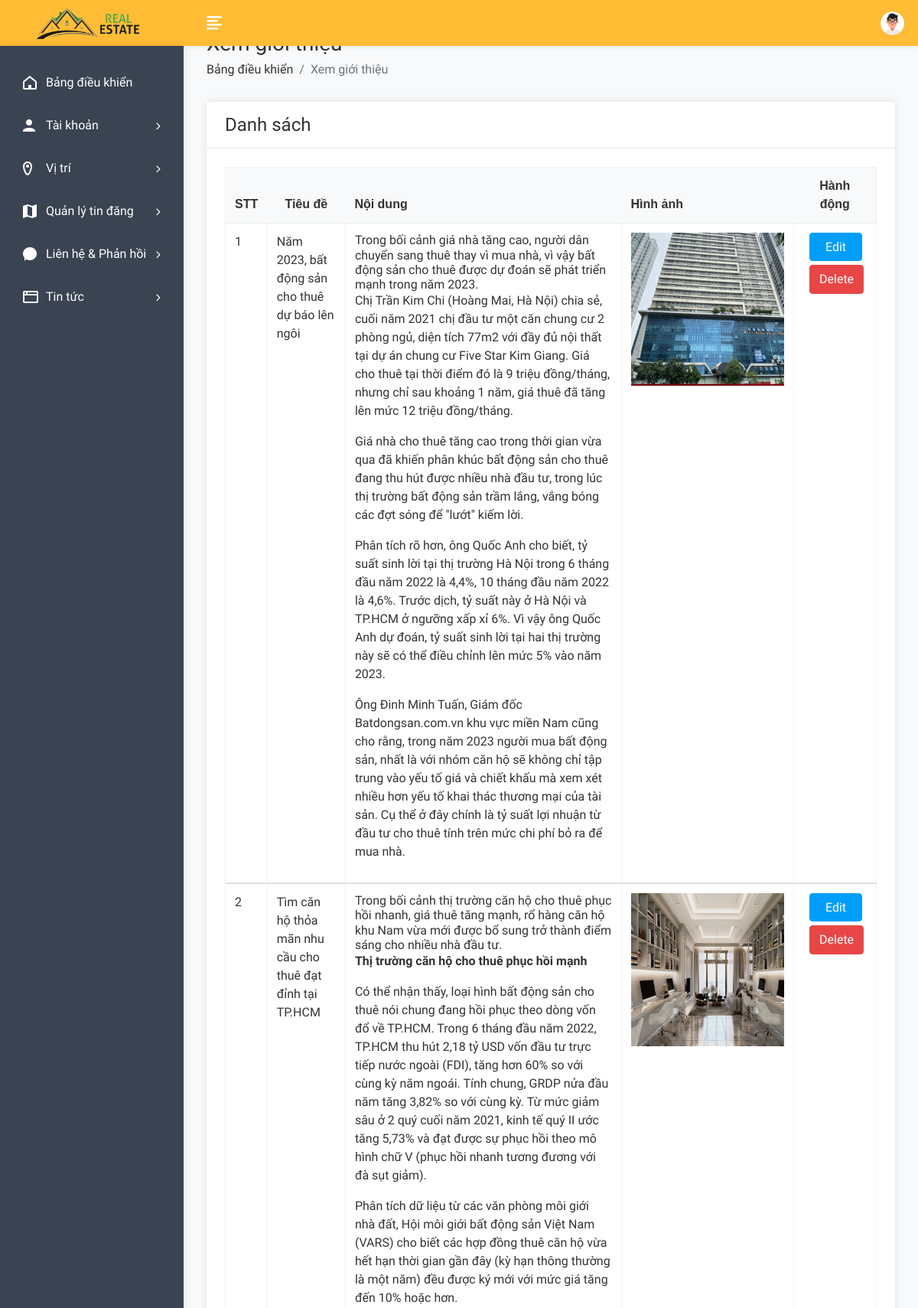
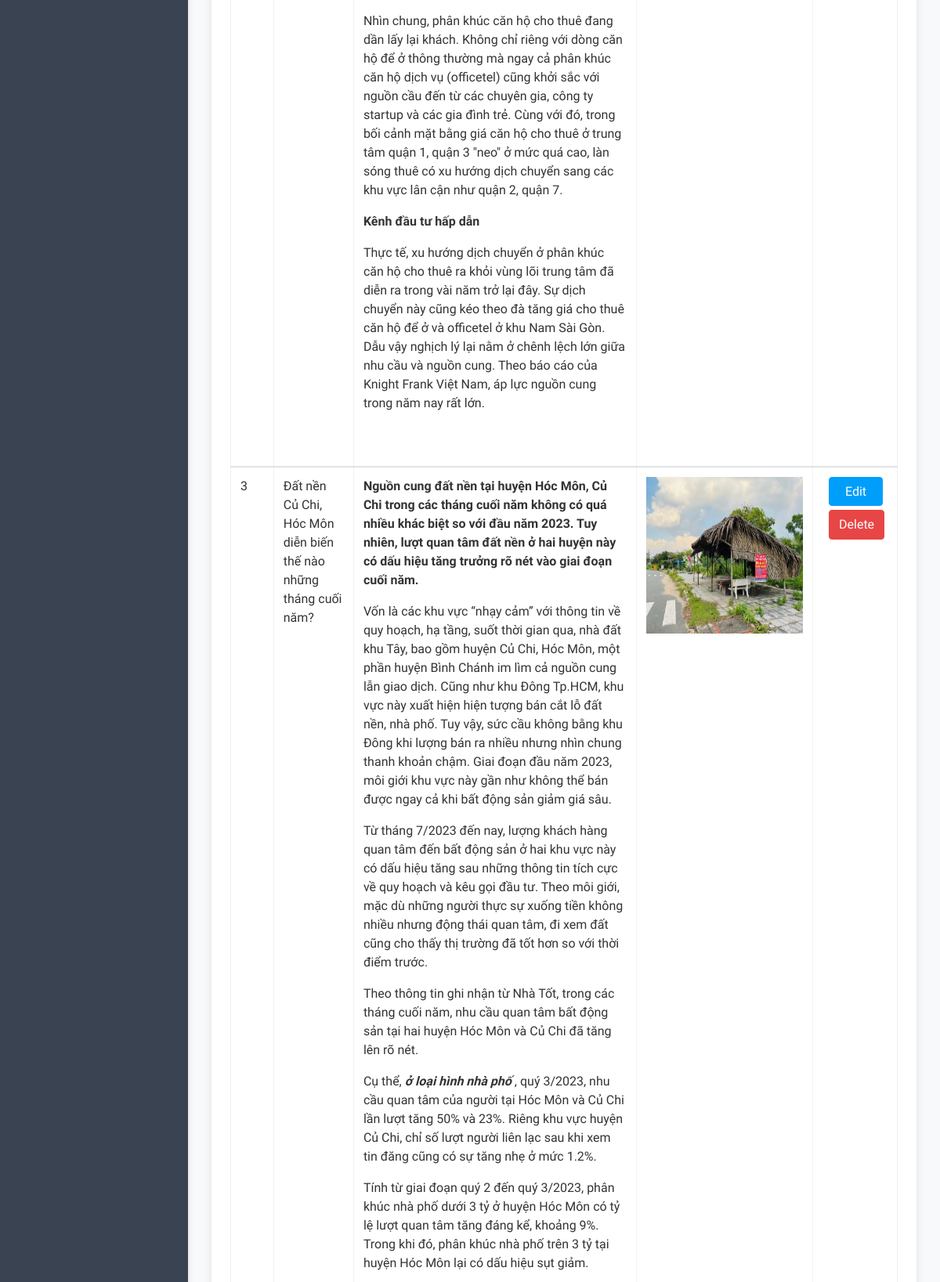
Screenshot of /admin/aboutview.php (signed in, upper part) with the database file from the repository (2 pictures, top to bottom).
### tables this page shows
CREATE TABLE `about` (
  `id` int(10) NOT NULL,
  `title` varchar(100) NOT NULL,
  `content` longtext NOT NULL,
  `image` varchar(300) NOT NULL
);

### admin/aboutview.php (the view, shortened to what this page needs)
<!DOCTYPE html>
<html lang="en">
<head>
        <link rel="stylesheet" href="assets/css/bootstrap.min.css">
        <link rel="stylesheet" href="assets/css/font-awesome.min.css">
        <link rel="stylesheet" href="assets/css/feathericon.min.css">
        <link rel="stylesheet" href="assets/css/style.css">
    </head>
    <body>
				<?php include("header.php"); ?>
            <div class="page-wrapper">
                <div class="content container-fluid">
					<div class="page-header">
						<div class="row">
							<div class="col">
								<h3 class="page-title">Xem giới thiệu</h3>
								<ul class="breadcrumb">
									<li class="breadcrumb-item"><a href="dashboard.php">Bảng điều khiển</a></li>
									<li class="breadcrumb-item active">Xem giới thiệu</li>
								</ul>
							</div>
						</div>
					</div>
					<div class="row">
						<div class="col-sm-12">
							<div class="card">
								<div class="card-header">
									<h4 class="card-title">Danh sách</h4>
								</div>
								<div class="card-body">
									<div class="table-responsive">
										<table class="table table-stripped table-bordered table-hover">
											<thead>
												<tr class="" style="font-family: sans-serif;">
													<th>STT</th>
													<th class="text-center">Tiêu đề</th>
													<th>Nội dung</th>
													<th>Hình ảnh</th>
													<th class="text-center">Hành động</th>
												</tr>
											</thead>
											<?php
													$query=mysqli_query($con,"select * from about");
													$cnt=1;
													while($row=mysqli_fetch_row($query))
														{
											?>
											<tbody>
												<tr>
													<td><?php echo $cnt; ?></td>
													<td><?php echo $row['1']; ?></td>
													<td><?php echo $row['2']; ?></td>
													<td><img src="upload/<?php echo $row['3']; ?>" height="200px" width="200px"></td>
													<td><a href="aboutedit.php?id=<?php echo $row['0']; ?>"><button class="btn btn-info" style="width: 69px; height: 37px; margin-left: 8px;">Edit</button></a>
													<a href="aboutdelete.php?id=<?php echo $row['0']; ?>"><input type="submit" value="Delete" class="btn btn-danger" style="margin-top: 5px; margin-left: 8px;" onclick="return confirm('Bạn chắc chắn muốn xóa nội dung này?');" name="delete"></a></td>
												</tr>
											</tbody>
												<?php
												$cnt=$cnt+1;
												}
												?>
										</table>
									</div>
								</div>
							</div>
						</div>
					</div>
				</div>
			</div>
    </body>
</html>

### rows the page displays
about: title "Năm 2023, bất động sản cho thuê dự báo lên ngôi", content "Trong bối cảnh giá nhà tăng cao, người dân chuyển sang thuê thay vì mua nhà, vì vậy bất động sản cho thuê được dự đoán sẽ phát triển mạnh trong năm 2023. Chị Trần Kim Chi (Hoàng Mai, Hà Nội) chia sẻ, cuối năm 2021 chị đầu tư một căn chung cư 2 phòng ngủ, diện tích 77m2 với đầy đủ nội thất tại dự án chung cư Five Star Kim Giang. Giá cho thuê tại thời điểm đó là 9 triệu đồng/tháng, nhưng chỉ sau khoảng 1 năm, giá thuê đã tăng lên mức 12 triệu đồng/tháng. Giá nhà cho thuê tăng cao trong thời gian vừa qua đã khiến phân khúc bất động sản cho thuê đang thu hút được nhiều nhà đầu tư, trong lúc thị trường bất động sản trầm lắng, vắng bóng các đợt sóng để \"lướt\" kiếm lời. Phân tích rõ hơn, ông Quốc…", image (picture)
about: title "Tìm căn hộ thỏa mãn nhu cầu cho thuê đạt đỉnh tại TP.HCM", content "Trong bối cảnh thị trường căn hộ cho thuê phục hồi nhanh, giá thuê tăng mạnh, rổ hàng căn hộ khu Nam vừa mới được bổ sung trở thành điểm sáng cho nhiều nhà đầu tư. Thị trường căn hộ cho thuê phục hồi mạnh Có thể nhận thấy, loại hình bất động sản cho thuê nói chung đang hồi phục theo dòng vốn đổ về TP.HCM. Trong 6 tháng đầu năm 2022, TP.HCM thu hút 2,18 tỷ USD vốn đầu tư trực tiếp nước ngoài (FDI), tăng hơn 60% so với cùng kỳ năm ngoái. Tính chung, GRDP nửa đầu năm tăng 3,82% so với cùng kỳ. Từ mức giảm sâu ở 2 quý cuối năm 2021, kinh tế quý II ước tăng 5,73% và đạt được sự phục hồi theo mô hình chữ V (phục hồi nhanh tương đương với đà sụt giảm). Phân tích dữ liệu từ các văn phòng môi giới…", image (picture)
about: title "Đất nền Củ Chi, Hóc Môn diễn biến thế nào những tháng cuối năm?", content "Nguồn cung đất nền tại huyện Hóc Môn, Củ Chi trong các tháng cuối năm không có quá nhiều khác biệt so với đầu năm 2023. Tuy nhiên, lượt quan tâm đất nền ở hai huyện này có dấu hiệu tăng trưởng rõ nét vào giai đoạn cuối năm. Vốn là các khu vực “nhạy cảm” với thông tin về quy hoạch, hạ tầng, suốt thời gian qua, nhà đất khu Tây, bao gồm huyện Củ Chi, Hóc Môn, một phần huyện Bình Chánh im lìm cả nguồn cung lẫn giao dịch. Cũng như khu Đông Tp.HCM, khu vực này xuất hiện hiện tượng bán cắt lỗ đất nền, nhà phố. Tuy vậy, sức cầu không bằng khu Đông khi lượng bán ra nhiều nhưng nhìn chung thanh khoản chậm. Giai đoạn đầu năm 2023, môi giới khu vực này gần như không thể bán được ngay cả khi bất động…", image (picture)
